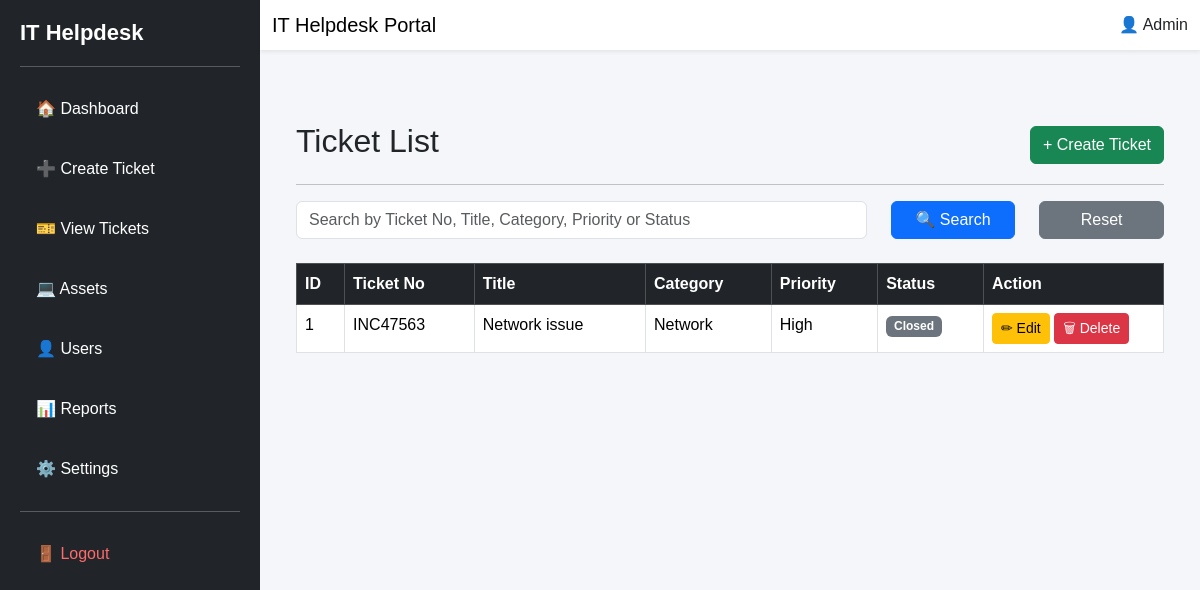
Screenshot of /tickets (signed in) with the database file from the repository.
### models.py (models this page shows, shortened)
class Ticket(db.Model):
    __tablename__ = "tickets"
    id = db.Column(db.Integer, primary_key=True)
    ticket_number = db.Column(db.String(20), unique=True, nullable=False)
    title = db.Column(db.String(200), nullable=False)
    description = db.Column(db.Text, nullable=False)
    category = db.Column(db.String(50), nullable=False)
    priority = db.Column(db.String(20), nullable=False)
    status = db.Column(db.String(20), default="Open")
    created_by = db.Column(db.String(100))
    assigned_to = db.Column(db.String(100))
    created_at = db.Column(
        db.DateTime,
        default=db.func.current_timestamp()
    )

### routes/tickets.py (the view, shortened to what this page needs)
@tickets.route("/tickets")
@login_required
def view_tickets():
    search = request.args.get("search", "").strip()
    query = Ticket.query
    ticket_list = query.order_by(Ticket.id.desc()).all()
    return render_template(
        "view_tickets.html",
        tickets=ticket_list,
        search=search
    )

### app.py (called while the page is built)
@login_manager.user_loader
def load_user(user_id):
    return User.query.get(int(user_id))

### templates/view_tickets.html (shortened to what this page needs)
{% extends "base.html" %}
{% block content %}
<div class="container mt-5">
    <div class="d-flex justify-content-between align-items-center mb-3">
        <h2>Ticket List</h2>
        <a href="{{ url_for('tickets.create_ticket') }}"
           class="btn btn-success">
            + Create Ticket
        </a>
    </div>
    <hr>
    <form method="GET"
          action="{{ url_for('tickets.view_tickets') }}"
          class="row mb-4">
        <div class="col-md-8">
            <input
                type="text"
                name="search"
                value="{{ search }}"
                class="form-control"
                placeholder="Search by Ticket No, Title, Category, Priority or Status">
        </div>
        <div class="col-md-2">
            <button class="btn btn-primary w-100">
                🔍 Search
            </button>
        </div>
        <div class="col-md-2">
            <a href="{{ url_for('tickets.view_tickets') }}"
               class="btn btn-secondary w-100">
                Reset
            </a>
        </div>
    </form>
    <table class="table table-bordered table-hover">
        <thead class="table-dark">
            <tr>
                <th>ID</th>
                <th>Ticket No</th>
                <th>Title</th>
                <th>Category</th>
                <th>Priority</th>
                <th>Status</th>
                <th width="180">Action</th>
            </tr>
        </thead>
        <tbody>
        {% if tickets %}
            {% for ticket in tickets %}
            <tr>
                <td>{{ ticket.id }}</td>
                <td>{{ ticket.ticket_number }}</td>
                <td>{{ ticket.title }}</td>
                <td>{{ ticket.category }}</td>
                <td>{{ ticket.priority }}</td>
                <td>
                    {% if ticket.status == "Open" %}
                        <span class="badge bg-success">
                            {{ ticket.status }}
                        </span>
                    {% elif ticket.status == "Pending" %}
                        <span class="badge bg-warning text-dark">
                            {{ ticket.status }}
                        </span>
                    {% else %}
                        <span class="badge bg-secondary">
                            {{ ticket.status }}
                        </span>
                    {% endif %}
                </td>
                <td>
                    <a href="{{ url_for('tickets.edit_ticket', id=ticket.id) }}"
                       class="btn btn-warning btn-sm">
                        ✏ Edit
                    </a>
                    <a href="{{ url_for('tickets.delete_ticket', id=ticket.id) }}"
                       class="btn btn-danger btn-sm"
                       onclick="return confirm('Are you sure you want to delete this ticket?');">
                        🗑 Delete
                    </a>
                </td>
            </tr>
            {% endfor %}
        {% else %}
            <tr>
                <td colspan="7" class="text-center">
                    No Tickets Found.
                </td>
            </tr>
        {% endif %}
        </tbody>
    </table>
</div>
{% endblock %}

### static/css/style.css (style rules this page uses)
body { margin:0; padding:0; background:#f4f6f9; font-family:Arial, Helvetica, sans-serif; }
table { background:white; }

### rows the page displays
Ticket: id "1", ticket_number "INC47563", title "Network issue", category "Network", priority "High", status "Closed"
